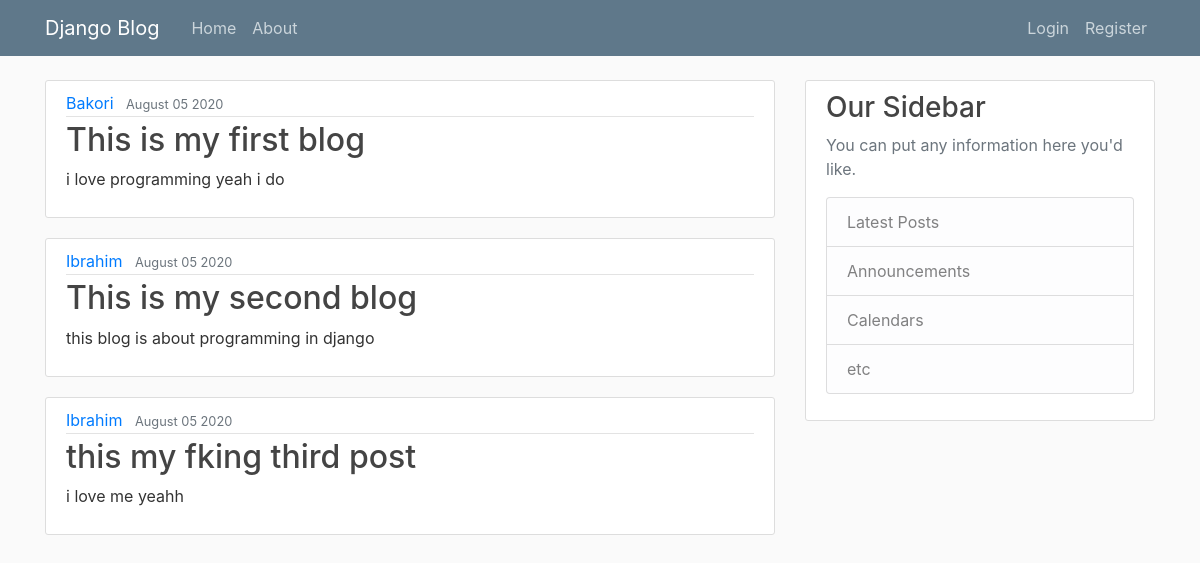
The page / on the database its author committed.
### blog/models.py (models this page shows, shortened)
class Post(models.Model):
    title = models.CharField(max_length=100)
    content = models.TextField()
    date_posted = models.DateTimeField(default=timezone.now)
    author = models.ForeignKey(User, on_delete=models.CASCADE)

### blog/views.py (the view)
# urls.py: path('', views.home, name="blog-home"),
def home(request):
    context = {
        "posts" : Post.objects.all()
    }
    return render(request,"blog/home.html", context)

### blog/templates/blog/home.html
{% extends "blog/base.html" %}
{% block content %}
      {%for post in posts%}
      <article class="media content-section">
        <div class="media-body">
          <div class="article-metadata">
            <a class="mr-2" href="#">{{ post.author }}</a>
            <small class="text-muted">{{ post.date_posted|date:"F d Y"}}</small>
          </div>
          <h2><a class="article-title" href="#">{{ post.title }}</a></h2>
          <p class="article-content">{{ post.content }}</p>
        </div>
      </article>
      {%endfor%}
{% endblock content %}

### blog/static/blog/main.css (style rules this page uses)
body { background: #fafafa; color: #333333; margin-top: 5rem; }
h1, h2, h3, h4, h5, h6 { color: #444444; }
.content-section { background: #ffffff; padding: 10px 20px; border: 1px solid #dddddd; border-radius: 3px; margin-bottom: 20px; }
.article-title { color: #444444; }
.article-content { white-space: pre-line; }
.article-metadata { padding-bottom: 1px; margin-bottom: 4px; border-bottom: 1px solid #e3e3e3 }

### rows shown on the page
Post: author "Bakori", date_posted "August 05 2020", title "This is my first blog", content "i love programming yeah i do"
Post: author "Ibrahim", date_posted "August 05 2020", title "This is my second blog", content "this blog is about programming in django"
Post: author "Ibrahim", date_posted "August 05 2020", title "this my fking third post", content "i love me yeahh"
